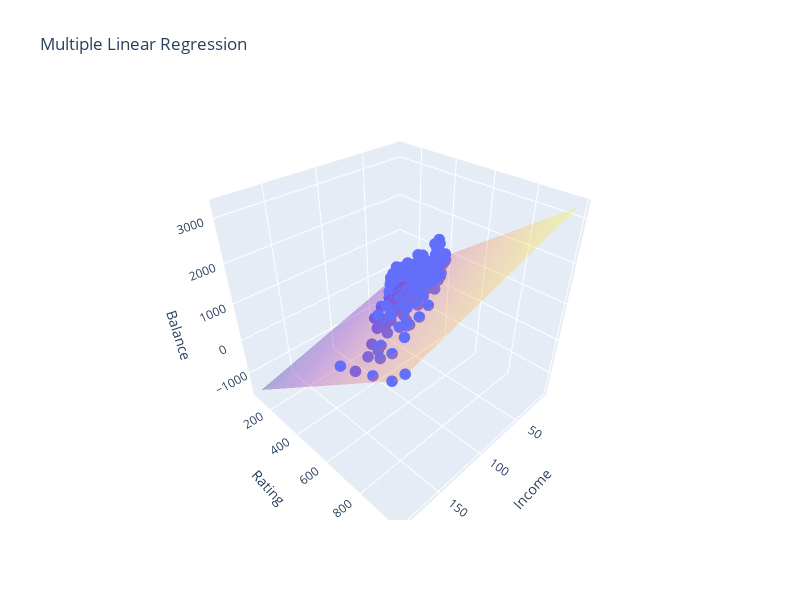

The code cell stored with this chart in its notebook:
### Code cell
import plotly.graph_objects as go
import numpy as np

x = np.linspace(X_inc_rtg["income"].min(), X_inc_rtg["income"].max(), 50)
y = np.linspace(X_inc_rtg["rating"].min(), X_inc_rtg["rating"].max(), 50)
x, y = np.meshgrid(x, y)
z = (
    model_inc_rtg.intercept_
    + model_inc_rtg.coef_[0] * x
    + model_inc_rtg.coef_[1] * y
)

fig = go.Figure(
    [
        go.Scatter3d(
            x=X_inc_rtg["income"],
            y=X_inc_rtg["rating"],
            z=y_train,
            mode="markers",
            marker=dict(size=4),
        ),
        go.Surface(x=x, y=y, z=z, opacity=0.3, showscale=False),
    ]
)

fig.update_layout(
    scene=dict(xaxis_title="Income", yaxis_title="Rating", zaxis_title="Balance"),
    width=800,
    height=600,
    title="Multiple Linear Regression",
)

fig.show()

### Figure 1 — Plotly figure (JSON) as saved in the notebook; plotly's stock layout.template omitted (floating-point values rounded to 4 significant figures; data arrays with more than 128 entries replaced by an {"elided": "..."} marker saying what was removed)
{"data": [{"marker": {"size": 4}, "mode": "markers", "type": "scatter3d", "x": {"elided": "320 float values"}, "y": {"elided": "320 int values"}, "z": {"elided": "320 int values"}}, {"opacity": 0.3, "showscale": false, "type": "surface", "x": {"elided": "50x50 float values"}, "y": {"elided": "50x50 float values"}, "z": {"elided": "50x50 float values"}}], "layout": {"height": 600, "scene": {"xaxis": {"title": {"text": "Income"}}, "yaxis": {"title": {"text": "Rating"}}, "zaxis": {"title": {"text": "Balance"}}}, "title": {"text": "Multiple Linear Regression"}, "width": 800}}
